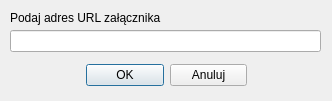
<?xml version="1.0" encoding="UTF-8"?>
<ui version="4.0">
 <class>Dialog</class>
 <widget class="QDialog" name="Dialog">
  <property name="geometry">
   <rect>
    <x>0</x>
    <y>0</y>
    <width>332</width>
    <height>101</height>
   </rect>
  </property>
  <property name="windowTitle">
   <string>Dialog</string>
  </property>
  <widget class="QLabel" name="label">
   <property name="geometry">
    <rect>
     <x>10</x>
     <y>10</y>
     <width>161</width>
     <height>16</height>
    </rect>
   </property>
   <property name="text">
    <string>Podaj adres URL załącznika</string>
   </property>
  </widget>
  <widget class="QLineEdit" name="lnDialogUrl">
   <property name="geometry">
    <rect>
     <x>10</x>
     <y>30</y>
     <width>311</width>
     <height>22</height>
    </rect>
   </property>
  </widget>
  <widget class="QSplitter" name="splitter">
   <property name="geometry">
    <rect>
     <x>86</x>
     <y>61</y>
     <width>161</width>
     <height>28</height>
    </rect>
   </property>
   <property name="orientation">
    <enum>Qt::Horizontal</enum>
   </property>
   <widget class="QWidget" name="layoutWidget">
    <layout class="QGridLayout" name="gridLayout">
     <item row="0" column="0">
      <widget class="QPushButton" name="btnDialogApply">
       <property name="text">
        <string>OK</string>
       </property>
      </widget>
     </item>
     <item row="0" column="1">
      <widget class="QPushButton" name="btnDialogDecline">
       <property name="text">
        <string>Anuluj</string>
       </property>
      </widget>
     </item>
    </layout>
   </widget>
  </widget>
 </widget>
 <resources/>
 <connections/>
</ui>
